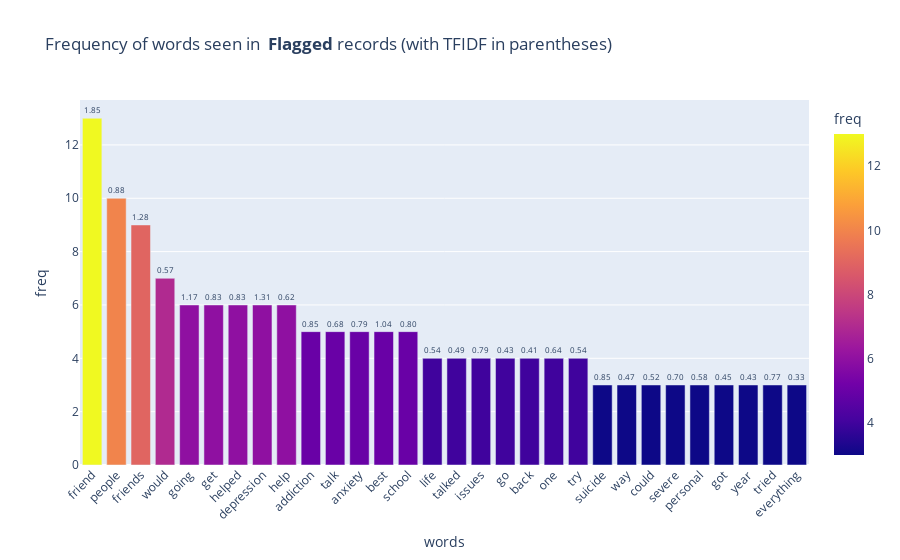

Notebook code for this chart:
### Code cell
# n most frequent
n = 30

fig = px.bar(
    data_frame=f_words_df[:n], x='words', y='freq', color='freq',
    text='tfidf_score_sum', labels={'x': 'words', 'y': 'frequency'},
    title='Frequency of words seen in <b> Flagged </b>records (with TFIDF in parentheses)' )

fig.update_xaxes(tickangle= -45)  
fig.update_traces(
    texttemplate='%{text:.2f}', textposition='outside',
     textfont_size=8)
     
fig.show()

### Figure 1 — Plotly figure (JSON) as saved in the notebook; plotly's stock layout.template omitted (floating-point values rounded to 4 significant figures)
{"data": [{"alignmentgroup": "True", "hovertemplate": "words=%{x}<br>freq=%{marker.color}<br>tfidf_score_sum=%{text}<extra></extra>", "legendgroup": "", "marker": {"color": [13, 10, 9, 7, 6, 6, 6, 6, 6, 5, 5, 5, 5, 5, 4, 4, 4, 4, 4, 4, 4, 3, 3, 3, 3, 3, 3, 3, 3, 3], "coloraxis": "coloraxis", "pattern": {"shape": ""}}, "name": "", "offsetgroup": "", "orientation": "v", "showlegend": false, "text": [1.849, 0.8779, 1.279, 0.5691, 1.168, 0.8266, 0.8268, 1.311, 0.6221, 0.8524, 0.6828, 0.791, 1.044, 0.7978, 0.5372, 0.4906, 0.786, 0.4263, 0.4143, 0.6442, 0.543, 0.8503, 0.4732, 0.5165, 0.7044, 0.5755, 0.4482, 0.4302, 0.767, 0.3333], "textfont": {"size": 8}, "textposition": "outside", "texttemplate": "%{text:.2f}", "type": "bar", "x": ["friend", "people", "friends", "would", "going", "get", "helped", "depression", "help", "addiction", "talk", "anxiety", "best", "school", "life", "talked", "issues", "go", "back", "one", "try", "suicide", "way", "could", "severe", "personal", "got", "year", "tried", "everything"], "xaxis": "x", "y": [13, 10, 9, 7, 6, 6, 6, 6, 6, 5, 5, 5, 5, 5, 4, 4, 4, 4, 4, 4, 4, 3, 3, 3, 3, 3, 3, 3, 3, 3], "yaxis": "y"}], "layout": {"barmode": "relative", "coloraxis": {"colorbar": {"title": {"text": "freq"}}, "colorscale": [[0, "#0d0887"], [0.1111, "#46039f"], [0.2222, "#7201a8"], [0.3333, "#9c179e"], [0.4444, "#bd3786"], [0.5556, "#d8576b"], [0.6667, "#ed7953"], [0.7778, "#fb9f3a"], [0.8889, "#fdca26"], [1, "#f0f921"]]}, "legend": {"tracegroupgap": 0}, "title": {"text": "Frequency of words seen in <b> Flagged </b>records (with TFIDF in parentheses)"}, "xaxis": {"anchor": "y", "domain": [0, 1], "tickangle": -45, "title": {"text": "words"}}, "yaxis": {"anchor": "x", "domain": [0, 1], "title": {"text": "freq"}}}}
